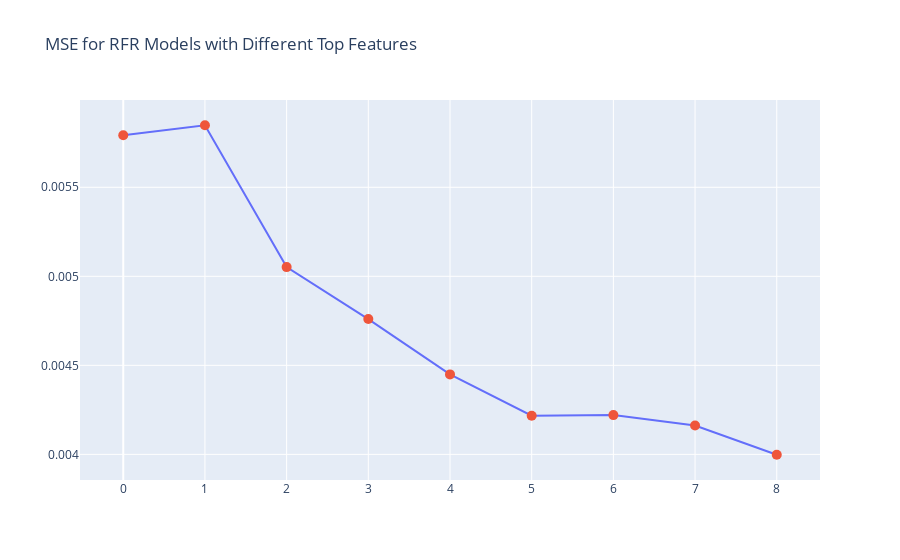

The code cell stored with this chart in its notebook:
### Code cell
plot_model_stats(df_model_stats, 'MSE', 'MSE for RFR Models with Different Top Features')

### Figure 1 — Plotly figure (JSON) as saved in the notebook; plotly's stock layout.template omitted (floating-point values rounded to 4 significant figures)
{"data": [{"mode": "lines", "showlegend": false, "type": "scatter", "x": [0, 1, 2, 3, 4, 5, 6, 7, 8], "y": [0.005792, 0.005848, 0.005052, 0.00476, 0.004449, 0.004217, 0.00422, 0.004162, 0.003998]}, {"hoverinfo": "text", "hovertext": ["top_feature<br>MSE: 0.005792", "top_2_feats<br>MSE: 0.005848", "top_3_feats<br>MSE: 0.005052", "top_4_feats<br>MSE: 0.00476", "top_5_feats<br>MSE: 0.004449", "top_6_feats<br>MSE: 0.004217", "top_7_feats<br>MSE: 0.00422", "top_8_feats<br>MSE: 0.004162", "all_feats<br>MSE: 0.003998"], "marker": {"size": 10}, "mode": "markers", "showlegend": false, "type": "scatter", "x": [0, 1, 2, 3, 4, 5, 6, 7, 8], "y": [0.005792, 0.005848, 0.005052, 0.00476, 0.004449, 0.004217, 0.00422, 0.004162, 0.003998]}], "layout": {"title": {"text": "MSE for RFR Models with Different Top Features"}}}
